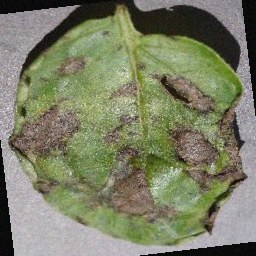
#> input picture dataset/Potato_Early_Blight/aug_Potato_Early_Blight_00014.jpg, 256 x 256 px
$ python -i features.py   (imports and definitions only)
#> lines starting #> are read from the running program, lines starting #| are printed output that depends on the picture
"""Image feature extractor: color hist + HSV stats + HOG + LBP texture."""
import numpy as np
from PIL import Image
from skimage.feature import hog, local_binary_pattern
from skimage.color import rgb2hsv, rgb2gray

IMG_SIZE = (128, 128)
LBP_P = 16
LBP_R = 2
LBP_BINS = LBP_P + 2  # 'uniform' method produces P+2 bins


def load_image(path, size=IMG_SIZE):
#> called with size = (128, 128)
    img = Image.open(path).convert("RGB").resize(size)
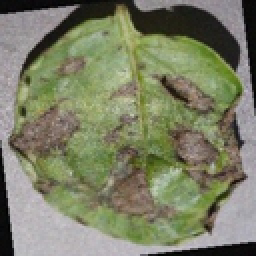
#> img: PIL image 128x128 RGB (shown 2 times larger); mean R, G, B 124, 127.3, 102.1
    return np.asarray(img, dtype=np.float32) / 255.0


def color_histogram(rgb, bins=8):
#> called with bins = 8
    feats = []
    for ch in range(3):
        hist, _ = np.histogram(rgb[..., ch], bins=bins, range=(0.0, 1.0), density=True)
        feats.append(hist)
#> this loop made 3 passes
#> hist on passes 1 to 3: [0.705, 0.331, 0.465, 2.01, 2.81, 1.58, 0.0928, 0], [0.778, 0.281, 0.536, 1.41, 2.82, 2.12, 0.0532, 0], [0.992, 0.621, 2.04, 2.06, 0.964, 1.23, 0.101, 0]
#> after the loop, feats = [[0.705, 0.331, 0.465, 2.01, 2.81, 1.58, 0.0928, 0], [0.778, 0.281, 0.536, 1.41, 2.82, 2.12, 0.0532, 0], [0.992, 0.621, 2.04, 2.06, 0.964, 1.23, 0.101, 0]]
    return np.concatenate(feats)


def hsv_stats(rgb):
    hsv = rgb2hsv(rgb)
#> hsv: shape (128, 128, 3) float32; mean of channels 0, 1, 2 0.326, 0.246, 0.513
    stats = []
    for ch in range(3):
        x = hsv[..., ch]
        stats += [x.mean(), x.std(), np.median(x)]
#> this loop made 3 passes
#> stats on passes 1 to 2: [0.326, 0.28, 0.212], [0.326, 0.28, 0.212, 0.246, 0.163, 0.261]
#> pass 1, in hsv_stats, `x = hsv[..., ch]`:
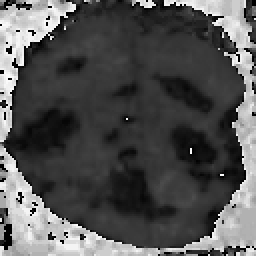
#> x: shape (128, 128) float32 (shown 2 times larger); min 0, max 0.992, mean 0.326
#> pass 2, in hsv_stats, `x = hsv[..., ch]`:
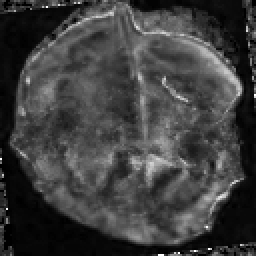
#> x: shape (128, 128) float32 (shown 2 times larger); min 0, max 1, mean 0.246
#> pass 3, in hsv_stats, `x = hsv[..., ch]`:
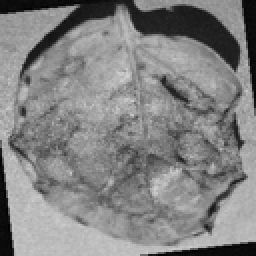
#> x: shape (128, 128) float32 (shown 2 times larger); min 0, max 0.82, mean 0.513
    # green-ness vs. brown-ness proxy (healthy vs blighted leaves)
    r, g, b = rgb[..., 0], rgb[..., 1], rgb[..., 2]
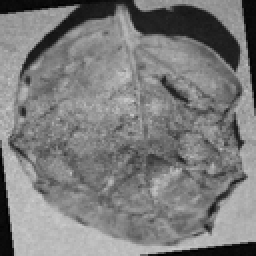
#> r: shape (128, 128) float32 (shown 2 times larger); min 0, max 0.796, mean 0.486
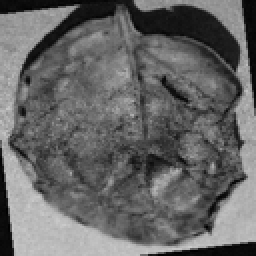
#> b: shape (128, 128) float32 (shown 2 times larger); min 0, max 0.8, mean 0.401
    green_ratio = float((g > r).mean())
#> green_ratio = 0.482
    brown_score = float(((r > 0.35) & (g > 0.2) & (b < 0.3) & (r > b)).mean())
#> brown_score = 0.112
    stats += [green_ratio, brown_score]
#> stats = [0.326, 0.28, 0.212, 0.246, 0.163, 0.261, 0.513, 0.189, 0.565, 0.482, 0.112]
    return np.array(stats, dtype=np.float32)


def hog_features(rgb):
    gray = rgb2gray(rgb)
    return hog(
        gray,
        orientations=8,
        pixels_per_cell=(16, 16),
        cells_per_block=(2, 2),
        feature_vector=True,
    )


def lbp_features(rgb):
    """Local Binary Pattern histogram — strong texture descriptor."""
    gray = (rgb2gray(rgb) * 255).astype(np.uint8)
    lbp = local_binary_pattern(gray, P=LBP_P, R=LBP_R, method="uniform")
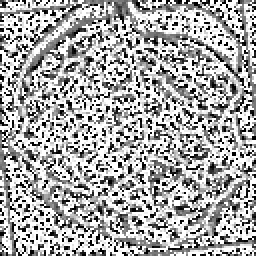
#> lbp: shape (128, 128) float64 (shown 2 times larger); min 0, max 17, mean 11.21; drawn with min black and max white
    hist, _ = np.histogram(lbp, bins=LBP_BINS, range=(0, LBP_BINS), density=True)
#> hist = 18 values, max 0.365 at index 17, min 0.0211 at index 12, mean 0.0556
    return hist.astype(np.float32)


def extract(path):
    rgb = load_image(path)
    return np.concatenate([
        color_histogram(rgb),
        hsv_stats(rgb),
        hog_features(rgb),
        lbp_features(rgb),
    ])

>>> result = extract('../dataset/Potato_Early_Blight/aug_Potato_Early_Blight_00014.jpg')
#> result = 1621 values, max 2.82 at index 12, min 0 at index 7, mean 0.172

$ run again, on dataset/Potato_Early_Blight/aug_Potato_Early_Blight_00048.jpg
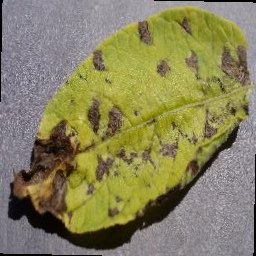
#> input picture dataset/Potato_Early_Blight/aug_Potato_Early_Blight_00048.jpg, 256 x 256 px
#> the loop in color_histogram, `for ch in range(3):` made 3 passes
#> hist on passes 1 to 3: [0.401, 0.214, 0.391, 0.989, 3.93, 2.06, 0.0146, 0], [0.501, 0.289, 0.457, 1.15, 3.81, 1.79, 0.00195, 0], [0.827, 1.82, 1.93, 0.472, 2.52, 0.432, 0, 0]
#> after the loop in color_histogram, `for ch in range(3):`: feats = [[0.401, 0.214, 0.391, 0.989, 3.93, 2.06, 0.0146, 0], [0.501, 0.289, 0.457, 1.15, 3.81, 1.79, 0.00195, 0], [0.827, 1.82, 1.93, 0.472, 2.52, 0.432, 0, 0]]
#> hsv: shape (128, 128, 3) float32; mean of channels 0, 1, 2 0.387, 0.365, 0.541
#> the loop in hsv_stats, `for ch in range(3):` made 3 passes
#> stats on passes 1 to 2: [0.387, 0.31, 0.169], [0.387, 0.31, 0.169, 0.365, 0.276, 0.432]
#> in hsv_stats, `r, g, b = rgb[..., 0], rgb[..., 1], rgb[..., 2]`:
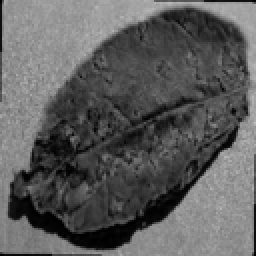
#> b: shape (128, 128) float32 (shown 2 times larger); min 0, max 0.737, mean 0.363
#> green_ratio = 0.127
#> brown_score = 0.348
#> in hsv_stats, `stats += [green_ratio, brown_score]`: stats = [0.387, 0.31, 0.169, 0.365, 0.276, 0.432, 0.541, 0.154, 0.58, 0.127, 0.348]
#> in lbp_features, `lbp = local_binary_pattern(gray, P=LBP_P, R=LBP_R, method="uniform")`:
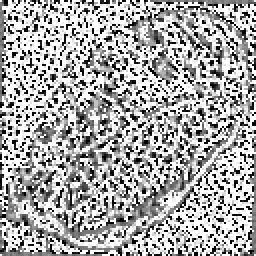
#> lbp: shape (128, 128) float64 (shown 2 times larger); min 0, max 17, mean 11.25; drawn with min black and max white
#> in lbp_features, `hist, _ = np.histogram(lbp, bins=LBP_BINS, range=(0, LBP_BINS), densit..`: hist = 18 values, max 0.366 at index 17, min 0.019 at index 4, mean 0.0556
#> result = 1621 values, max 3.93 at index 4, min 0 at index 7, mean 0.177

$ run again, on dataset/Potato_Early_Blight/aug_Potato_Early_Blight_00052.jpg
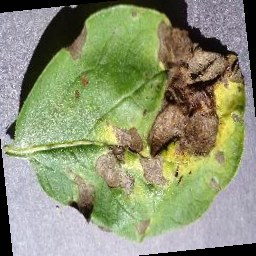
#> input picture dataset/Potato_Early_Blight/aug_Potato_Early_Blight_00052.jpg, 256 x 256 px
#> the loop in color_histogram, `for ch in range(3):` made 3 passes
#> hist on passes 1 to 3: [0.811, 0.149, 0.448, 0.875, 2.2, 2.18, 1.26, 0.0737], [0.85, 0.201, 0.364, 0.692, 1.33, 2.71, 1.78, 0.0791], [1.06, 0.708, 1.21, 1.66, 1.16, 1.02, 1.09, 0.0938]
#> after the loop in color_histogram, `for ch in range(3):`: feats = [[0.811, 0.149, 0.448, 0.875, 2.2, 2.18, 1.26, 0.0737], [0.85, 0.201, 0.364, 0.692, 1.33, 2.71, 1.78, 0.0791], [1.06, 0.708, 1.21, 1.66, 1.16, 1.02, 1.09, 0.0938]]
#> hsv: shape (128, 128, 3) float32; mean of channels 0, 1, 2 0.34, 0.319, 0.608
#> the loop in hsv_stats, `for ch in range(3):` made 3 passes
#> stats on passes 1 to 2: [0.34, 0.248, 0.242], [0.34, 0.248, 0.242, 0.319, 0.219, 0.32]
#> in hsv_stats, `r, g, b = rgb[..., 0], rgb[..., 1], rgb[..., 2]`:
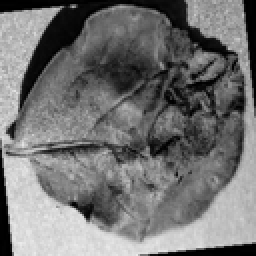
#> b: shape (128, 128) float32 (shown 2 times larger); min 0, max 0.922, mean 0.452
#> green_ratio = 0.463
#> brown_score = 0.114
#> in hsv_stats, `stats += [green_ratio, brown_score]`: stats = [0.34, 0.248, 0.242, 0.319, 0.219, 0.32, 0.608, 0.235, 0.686, 0.463, 0.114]
#> in lbp_features, `lbp = local_binary_pattern(gray, P=LBP_P, R=LBP_R, method="uniform")`:
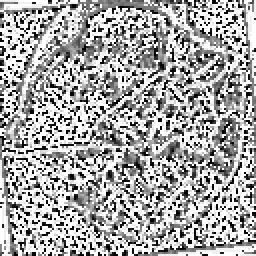
#> lbp: shape (128, 128) float64 (shown 2 times larger); min 0, max 17, mean 11.19; drawn with min black and max white
#> in lbp_features, `hist, _ = np.histogram(lbp, bins=LBP_BINS, range=(0, LBP_BINS), densit..`: hist = 18 values, max 0.349 at index 17, min 0.0221 at index 4, mean 0.0556
#> result = 1621 values, max 2.71 at index 13, min 0.018 at index 72, mean 0.172
